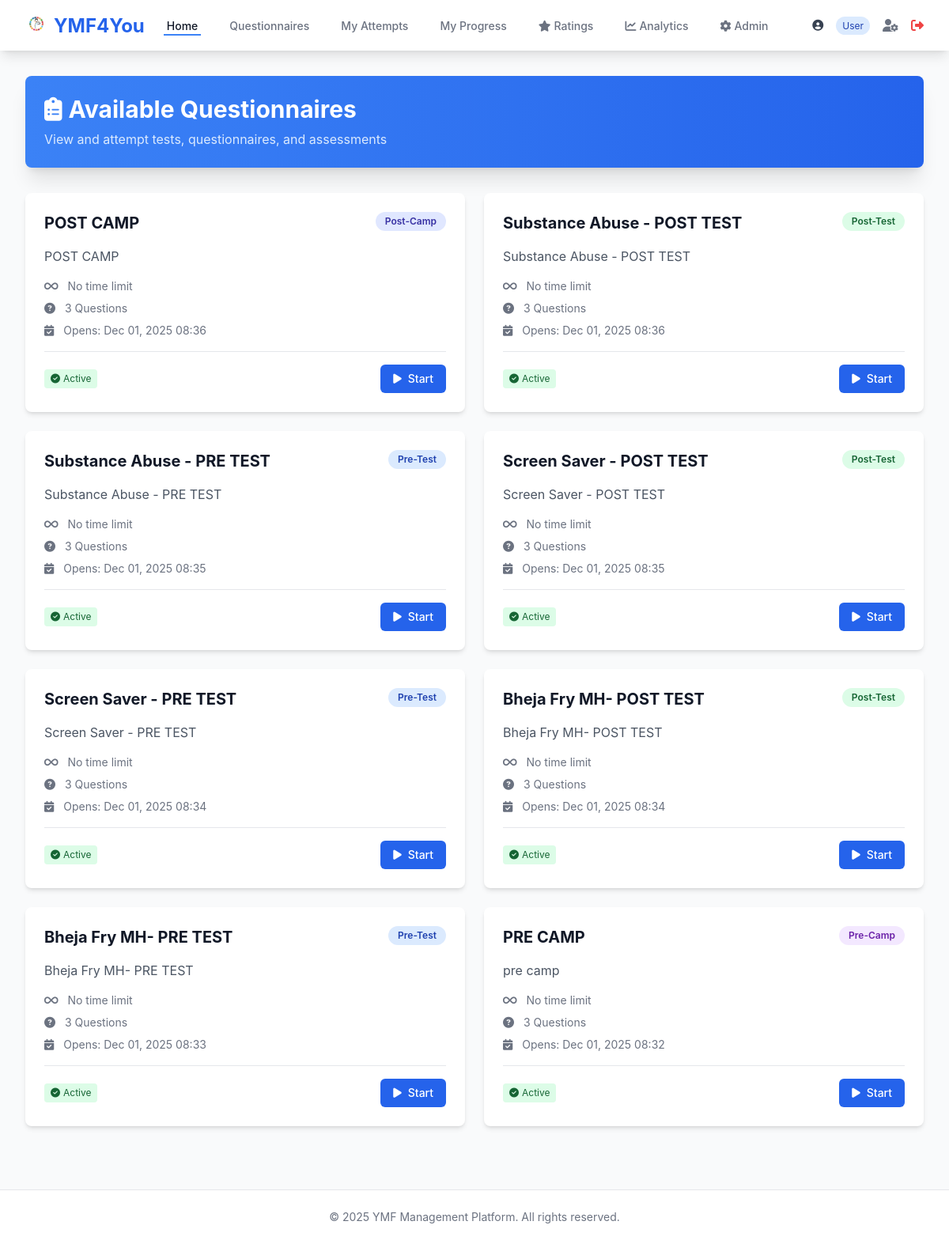
The page /questionnaires/ (signed in) on the database its author committed.
### accounts/models.py (models this page shows, shortened)
class User(AbstractUser):
    ROLE_CHOICES = [
        ('USER', 'User'),
        ('VOLUNTEER', 'Volunteer'),
        ('ADMIN', 'Admin'),
    ]
    role = models.CharField(max_length=10, choices=ROLE_CHOICES, default='USER')
    first_name = models.CharField(max_length=150)
    last_name = models.CharField(max_length=150)
    email = models.EmailField(unique=True)
    phone = models.CharField(max_length=15, blank=True, null=True)
    profile_pic = models.ImageField(upload_to='profile_pics/', blank=True, null=True)
    created_at = models.DateTimeField(auto_now_add=True)
    updated_at = models.DateTimeField(auto_now=True)
    class Meta:
        ordering = ['-created_at']
    def is_admin_role(self):
        return self.role == 'ADMIN' or self.is_superuser
    def is_volunteer_role(self):
        return self.role == 'VOLUNTEER' or self.is_admin_role()

### questionnaires/models.py (models this page shows, shortened)
class Questionnaire(models.Model):
    TEST_TYPE_CHOICES = [
        ('PRE', 'Pre-Test'),
        ('POST', 'Post-Test'),
        ('PRE_CAMP', 'Pre-Camp'),
        ('POST_CAMP', 'Post-Camp'),
        ('INTERCAMP', 'Intercamp'),
    ]
    title = models.CharField(max_length=300)
    description = models.TextField(blank=True)
    test_type = models.CharField(max_length=20, choices=TEST_TYPE_CHOICES)
    session = models.ForeignKey(Session, on_delete=models.CASCADE, null=True, blank=True, related_name='questionnaires')
    intercamp_activity = models.ForeignKey(IntercampActivity, on_delete=models.CASCADE, null=True, blank=True, related_name='questionnaires')
    batch = models.ForeignKey(Batch, on_delete=models.CASCADE, null=True, blank=True, related_name='questionnaires')
    time_limit_minutes = models.IntegerField(null=True, blank=True, help_text='Leave blank for no time limit')
    is_active = models.BooleanField(default=False)
    is_published = models.BooleanField(default=False)
    allow_multiple_attempts = models.BooleanField(default=False)
    open_date = models.DateTimeField(null=True, blank=True)
    close_date = models.DateTimeField(null=True, blank=True)
    created_by = models.ForeignKey(settings.AUTH_USER_MODEL, on_delete=models.SET_NULL, null=True)
    created_at = models.DateTimeField(auto_now_add=True)
    updated_at = models.DateTimeField(auto_now=True)
    class Meta:
        ordering = ['-created_at']

### questionnaires/views.py (the view)
# urls.py: path('', views.questionnaire_list, name='questionnaire_list'),
@login_required
@batch_required
def questionnaire_list(request):
    if request.user.is_admin_role():
        questionnaires = Questionnaire.objects.all()
    else:
        questionnaires = Questionnaire.objects.filter(is_published=True, is_active=True)
    context = {'questionnaires': questionnaires}
    return render(request, 'questionnaires/questionnaire_list.html', context)

### questionnaires/templates/questionnaires/questionnaire_list.html (shortened to what this page needs)
{% extends 'base.html' %}
{% block content %}
<div class="max-w-6xl mx-auto">
    <div class="bg-gradient-to-r from-blue-500 to-blue-600 rounded-lg shadow-xl p-6 mb-8 text-white">
        <h1 class="text-3xl font-bold mb-2">
            <i class="fas fa-clipboard-list mr-2"></i>Available Questionnaires
        </h1>
        <p class="text-blue-100">View and attempt tests, questionnaires, and assessments</p>
    </div>
    {% if questionnaires %}
    <div class="grid grid-cols-1 md:grid-cols-2 gap-6">
        {% for questionnaire in questionnaires %}
        <div class="bg-white rounded-lg shadow-md overflow-hidden hover:shadow-lg transition-shadow">
            <div class="p-6">
                <div class="flex justify-between items-start mb-4">
                    <h3 class="text-xl font-bold text-gray-900">{{ questionnaire.title }}</h3>
                    <span class="px-3 py-1 text-xs font-semibold rounded-full
                        {% if questionnaire.test_type == 'PRE' %}bg-blue-100 text-blue-800
                        {% elif questionnaire.test_type == 'POST' %}bg-green-100 text-green-800
                        {% elif questionnaire.test_type == 'PRE_CAMP' %}bg-purple-100 text-purple-800
                        {% elif questionnaire.test_type == 'POST_CAMP' %}bg-indigo-100 text-indigo-800
                        {% else %}bg-yellow-100 text-yellow-800{% endif %}">
                        {{ questionnaire.get_test_type_display }}
                    </span>
                </div>
                <p class="text-gray-600 mb-4">{{ questionnaire.description|truncatewords:20 }}</p>
                <div class="space-y-2 text-sm text-gray-500 mb-4">
                    {% if questionnaire.time_limit_minutes %}
                    <p>
                        <i class="fas fa-clock mr-2"></i>
                        Time Limit: {{ questionnaire.time_limit_minutes }} minutes
                    </p>
                    {% else %}
                    <p>
                        <i class="fas fa-infinity mr-2"></i>
                        No time limit
                    </p>
                    {% endif %}
                    <p>
                        <i class="fas fa-question-circle mr-2"></i>
                        {{ questionnaire.questions.count }} Questions
                    </p>
                    {% if questionnaire.open_date %}
                    <p>
                        <i class="fas fa-calendar-check mr-2"></i>
                        Opens: {{ questionnaire.open_date|date:"M d, Y H:i" }}
                    </p>
                    {% endif %}
                </div>
                <div class="flex items-center justify-between pt-4 border-t">
                    <span class="text-xs px-2 py-1 rounded {% if questionnaire.is_active %}bg-green-100 text-green-800{% else %}bg-gray-100 text-gray-600{% endif %}">
                        {% if questionnaire.is_active %}<i class="fas fa-check-circle mr-1"></i>Active{% else %}<i class="fas fa-pause-circle mr-1"></i>Inactive{% endif %}
                    </span>
                    {% if questionnaire.is_active and questionnaire.is_published %}
                    <a href="{% url 'questionnaires:start_questionnaire' questionnaire.id %}" class="px-4 py-2 bg-blue-600 hover:bg-blue-700 text-white text-sm font-medium rounded-md">
                        <i class="fas fa-play mr-2"></i>Start
                    </a>
                    {% else %}
                    <span class="px-4 py-2 bg-gray-300 text-gray-600 text-sm font-medium rounded-md cursor-not-allowed">
                        Not Available
                    </span>
                    {% endif %}
                </div>
            </div>
        </div>
        {% endfor %}
    </div>
    {% endif %}
</div>
{% endblock %}

### templates/base.html (shortened to what this page needs)
{% load static %}
<!DOCTYPE html>
<html lang="en">
<head>
    <script src="https://cdn.tailwindcss.com"></script>
    <link rel="stylesheet" href="https://cdnjs.cloudflare.com/ajax/libs/font-awesome/6.4.0/css/all.min.css">
</head>
<body class="bg-gray-50 min-h-screen">
    {% if user.is_authenticated %}
    <nav class="bg-white shadow-lg">
        <div class="max-w-7xl mx-auto px-4 sm:px-6 lg:px-8">
            <div class="flex justify-between h-16">
                <div class="flex items-center">
                    <div class="flex-shrink-0">
                        <a href="{% url 'core:homepage' %}" class="text-2xl font-bold text-blue-600">
                            <img src="{% static 'images/logo.png' %}" alt="YMF" class="inline-block w-7 h-7 mr-2" style="vertical-align:-3px; object-fit:contain;">YMF4You
                        </a>
                    </div>
                    <div class="hidden md:ml-6 md:flex md:space-x-8">
                        <a href="{% url 'core:homepage' %}" class="border-blue-500 text-gray-900 inline-flex items-center px-1 pt-1 border-b-2 text-sm font-medium">
                            Home
                        </a>
                        <a href="{% url 'questionnaires:questionnaire_list' %}" class="border-transparent text-gray-500 hover:border-gray-300 hover:text-gray-700 inline-flex items-center px-1 pt-1 border-b-2 text-sm font-medium">
                            Questionnaires
                        </a>
                        <a href="{% url 'questionnaires:my_attempts' %}" class="border-transparent text-gray-500 hover:border-gray-300 hover:text-gray-700 inline-flex items-center px-1 pt-1 border-b-2 text-sm font-medium">
                            My Attempts
                        </a>
                        <a href="{% url 'core:my_progress' %}" class="border-transparent text-gray-500 hover:border-gray-300 hover:text-gray-700 inline-flex items-center px-1 pt-1 border-b-2 text-sm font-medium">
                            My Progress
                        </a>
                        {% if user.is_volunteer_role %}
                        <a href="{% url 'ratings:pending_ratings' %}" class="border-transparent text-gray-500 hover:border-gray-300 hover:text-gray-700 inline-flex items-center px-1 pt-1 border-b-2 text-sm font-medium">
                            <i class="fas fa-star mr-1"></i> Ratings
                        </a>
                        {% endif %}
                        {% if user.is_admin_role %}
                        <a href="{% url 'analytics:dashboard' %}" class="border-transparent text-gray-500 hover:border-gray-300 hover:text-gray-700 inline-flex items-center px-1 pt-1 border-b-2 text-sm font-medium">
                            <i class="fas fa-chart-line mr-1"></i> Analytics
                        </a>
                        <a href="/admin/" class="border-transparent text-gray-500 hover:border-gray-300 hover:text-gray-700 inline-flex items-center px-1 pt-1 border-b-2 text-sm font-medium">
                            <i class="fas fa-cog mr-1"></i> Admin
                        </a>
                        {% endif %}
                    </div>
                </div>
                <div class="hidden md:ml-6 md:flex md:items-center">
                    <div class="flex items-center space-x-4">
                        <span class="text-sm text-gray-700">
                            <i class="fas fa-user-circle mr-1"></i>
                            <span class="text-xs bg-blue-100 text-blue-800 px-2 py-1 rounded-full ml-2">{{ user.get_role_display }}</span>
                        </span>
                        <a href="{% url 'accounts:profile' %}" class="text-gray-500 hover:text-gray-700">
                            <i class="fas fa-user-cog"></i>
                        </a>
                        <a href="{% url 'accounts:logout' %}" class="text-red-500 hover:text-red-700">
                            <i class="fas fa-sign-out-alt"></i>
                        </a>
                    </div>
                </div>
            </div>
        </div>
    </nav>
    {% endif %}
    <main class="max-w-7xl mx-auto px-4 sm:px-6 lg:px-8 py-8">
        {% block content %}{% endblock %}
    </main>
    <footer class="bg-white border-t border-gray-200 mt-12">
        <div class="max-w-7xl mx-auto py-6 px-4 sm:px-6 lg:px-8">
            <p class="text-center text-gray-500 text-sm">
                &copy; 2025 YMF Management Platform. All rights reserved.
            </p>
        </div>
    </footer>
</body>
</html>

### templates/base.html (style rules this page uses)
body { font-family: 'Inter', -apple-system, BlinkMacSystemFont, 'Segoe UI', Roboto, sans-serif; }

### rows shown on the page
User: role "User"
Questionnaire: title "POST CAMP", test_type "Post-Camp", description "POST CAMP", shows "No time limit", questions.count "3", open_date "Dec 01, 2025 08:36", is_active True (drawn)
Questionnaire: title "Substance Abuse - POST TEST", test_type "Post-Test", description "Substance Abuse - POST TEST", shows "No time limit", questions.count "3", open_date "Dec 01, 2025 08:36", is_active True (drawn)
Questionnaire: title "Substance Abuse - PRE TEST", test_type "Pre-Test", description "Substance Abuse - PRE TEST", shows "No time limit", questions.count "3", open_date "Dec 01, 2025 08:35", is_active True (drawn)
Questionnaire: title "Screen Saver - POST TEST", test_type "Post-Test", description "Screen Saver - POST TEST", shows "No time limit", questions.count "3", open_date "Dec 01, 2025 08:35", is_active True (drawn)
Questionnaire: title "Screen Saver - PRE TEST", test_type "Pre-Test", description "Screen Saver - PRE TEST", shows "No time limit", questions.count "3", open_date "Dec 01, 2025 08:34", is_active True (drawn)
Questionnaire: title "Bheja Fry MH- POST TEST", test_type "Post-Test", description "Bheja Fry MH- POST TEST", shows "No time limit", questions.count "3", open_date "Dec 01, 2025 08:34", is_active True (drawn)
Questionnaire: title "Bheja Fry MH- PRE TEST", test_type "Pre-Test", description "Bheja Fry MH- PRE TEST", shows "No time limit", questions.count "3", open_date "Dec 01, 2025 08:33", is_active True (drawn)
Questionnaire: title "PRE CAMP", test_type "Pre-Camp", description "pre camp", shows "No time limit", questions.count "3", open_date "Dec 01, 2025 08:32", is_active True (drawn)
